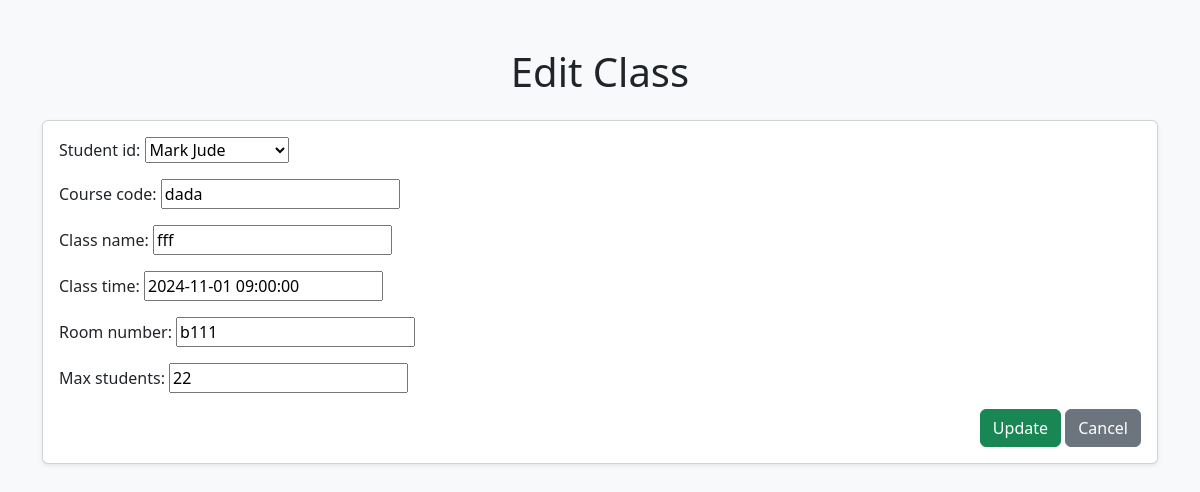
/classes/update/3/, run on an earlier commit of the app's database.
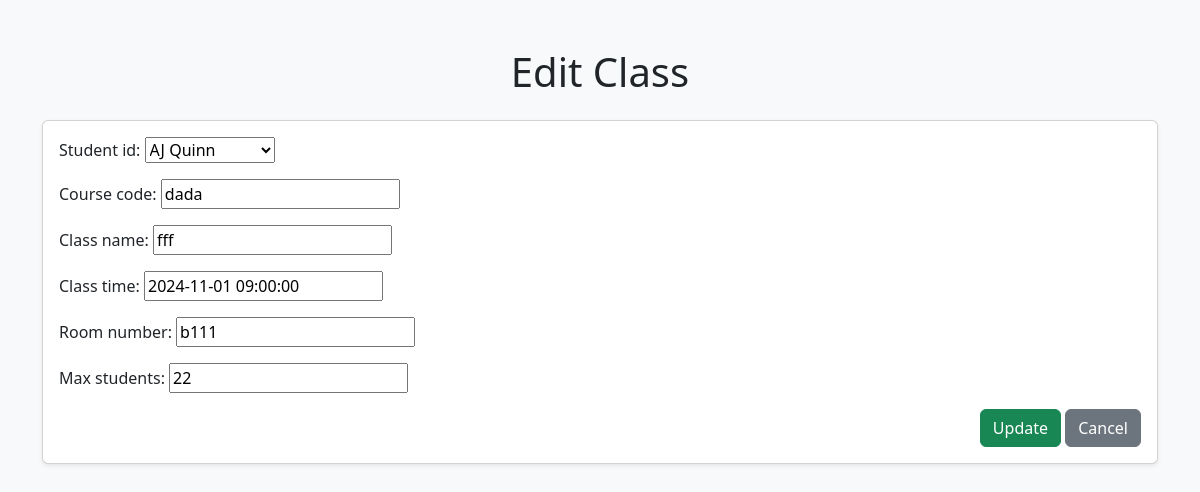
And on a later commit of the database.
### samsapp/models.py (models this page shows)
class Student(models.Model):
    student_id = models.AutoField(primary_key=True)  # Automatically increments
    student_fullname = models.CharField(max_length=50)
    student_email = models.EmailField(max_length=50)
    birth_date = models.DateField()
    enrollment_date = models.DateField()
    def __str__(self):
        return self.student_fullname

### samsapp/views.py (the view)
# urls.py: path('classes/update/<int:class_id>/', views.class_update, name='class_update'),
def class_update(request, class_id):
    class_instance = get_object_or_404(Class, pk=class_id)
    if request.method == "POST":
        form = ClassForm(request.POST, instance=class_instance)
        if form.is_valid():
            form.save()
            return redirect('class_list')
    else:
        form = ClassForm(instance=class_instance)
    return render(request, 'samsapp/class_form.html', {'form': form})

### samsapp/forms.py
class ClassForm(forms.ModelForm):
    class Meta:
        model = Class
        fields = ['student_id', 'course_code', 'class_name', 'class_time', 'room_number', 'max_students']
    student_id = forms.ModelChoiceField(queryset=Student.objects.all(), empty_label="Select Student")

### samsapp/templates/samsapp/class_form.html (shortened to what this page needs)
<!DOCTYPE html>
<html lang="en">
<head>
    <link href="https://cdn.jsdelivr.net/npm/bootstrap@5.3.0-alpha1/dist/css/bootstrap.min.css" rel="stylesheet">
</head>
<body class="bg-light">
<div class="container mt-5">
    <h1 class="text-center mb-4">{% if form.instance.pk %}Edit Class{% else %}Add Class{% endif %}</h1>
    <div class="card shadow-sm">
        <div class="card-body">
            <form method="post">
                {{ form.as_p }}
                <div class="text-end">
                    <button type="submit" class="btn btn-success">{% if form.instance.pk %}Update{% else %}Save{% endif %}</button>
                    <a href="{% url 'class_list' %}" class="btn btn-secondary">Cancel</a>
                </div>
            </form>
        </div>
    </div>
</div>
</body>
</html>

What changed in the data, as far as the page shows it:
changed Student: student_id "Mark Jude" → "AJ Quinn"
